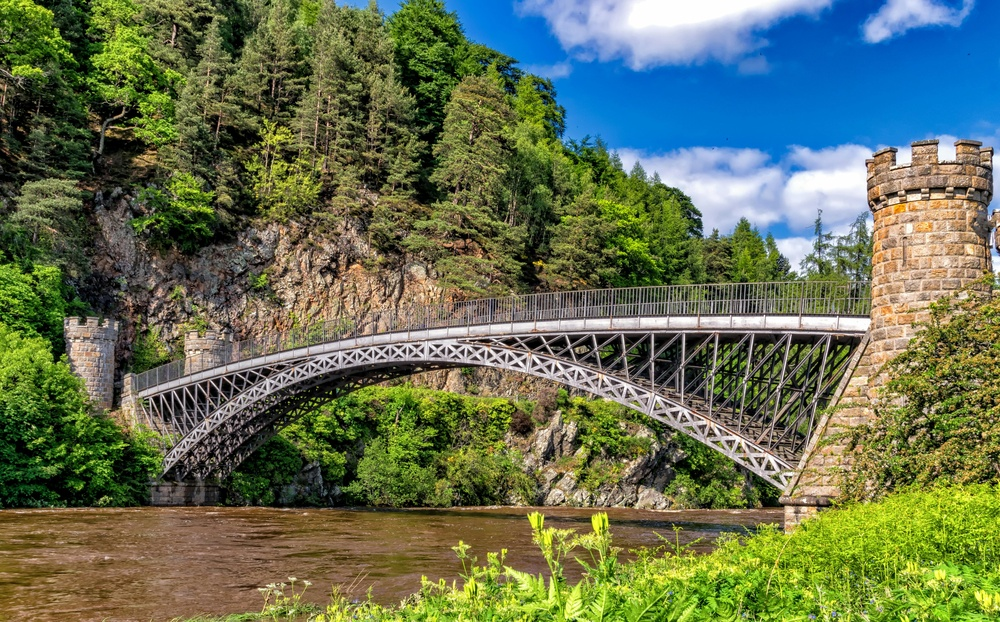
#> input picture Jurnal Internasional/jembatan.jpg, 1000 x 622 px, shrunk from 5531 x 3443 before the run, found by its file name
$ jupyter execute Automatic_buildings_detection_using_Sobel,_Roberts,_Canny_and_Prewwitt_detector.ipynb   (older library calls are emulated)
#> lines starting #> are read from the running program, lines starting #| are printed output that depends on the picture
<a href="https://colab.research.google.com/github/nizarihsan/PCD/blob/main/Automatic_buildings_detection_using_Sobel%2C_Roberts%2C_Canny_and_Prewwitt_detector.ipynb" target="_parent"></a>

[cell 1]
import cv2
import numpy as np
import matplotlib.pyplot as plt

def apply_sobel(image):
    sobelx = cv2.Sobel(image, cv2.CV_64F, 1, 0, ksize=3)
    sobely = cv2.Sobel(image, cv2.CV_64F, 0, 1, ksize=3)
    sobel = cv2.magnitude(sobelx, sobely)
    return np.uint8(np.clip(sobel, 0, 255))

def apply_prewitt(image):
    kernelx = np.array([[1, 0, -1], [1, 0, -1], [1, 0, -1]], dtype=np.float32) # Changed kernel data type to float32
    kernely = np.array([[1, 1, 1], [0, 0, 0], [-1, -1, -1]], dtype=np.float32) # Changed kernel data type to float32
    prewittx = cv2.filter2D(image, cv2.CV_32F, kernelx) # Changed ddepth to cv2.CV_32F
    prewitty = cv2.filter2D(image, cv2.CV_32F, kernely) # Changed ddepth to cv2.CV_32F
    prewitt = cv2.magnitude(prewittx, prewitty)
    return np.uint8(np.clip(prewitt, 0, 255))

def apply_roberts(image):
    kernelx = np.array([[1, 0], [0, -1]], dtype=np.float32) # Define kernelx with float32 type
    kernely = np.array([[0, 1], [-1, 0]], dtype=np.float32) # Define kernely with float32 type
    robertsx = cv2.filter2D(image, cv2.CV_32F, kernelx) # Use CV_32F for ddepth
    robertsy = cv2.filter2D(image, cv2.CV_32F, kernely) # Use CV_32F for ddepth
    roberts = cv2.magnitude(robertsx, robertsy)
    return np.uint8(np.clip(roberts, 0, 255))

def apply_canny(image):
    return cv2.Canny(image, 100, 200)

def main():
    # Load the image
    image_path = "jembatan.jpg"  # Replace with your image path
    image = cv2.imread(image_path, cv2.IMREAD_GRAYSCALE)
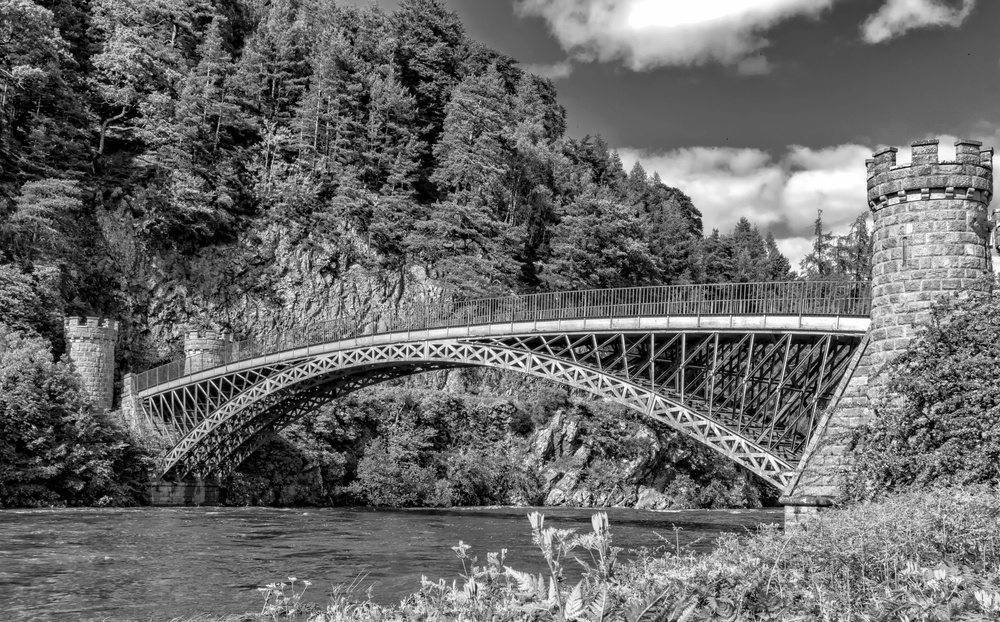
#> image: shape (622, 1000); min 0, max 255, mean 105.8

    if image is None:
        print("Error: Image not found!")
        return

    # Apply edge detection methods
    sobel_edges = apply_sobel(image)
#> in apply_sobel, `sobely = cv2.Sobel(image, cv2.CV_64F, 0, 1, ksize=3)`:
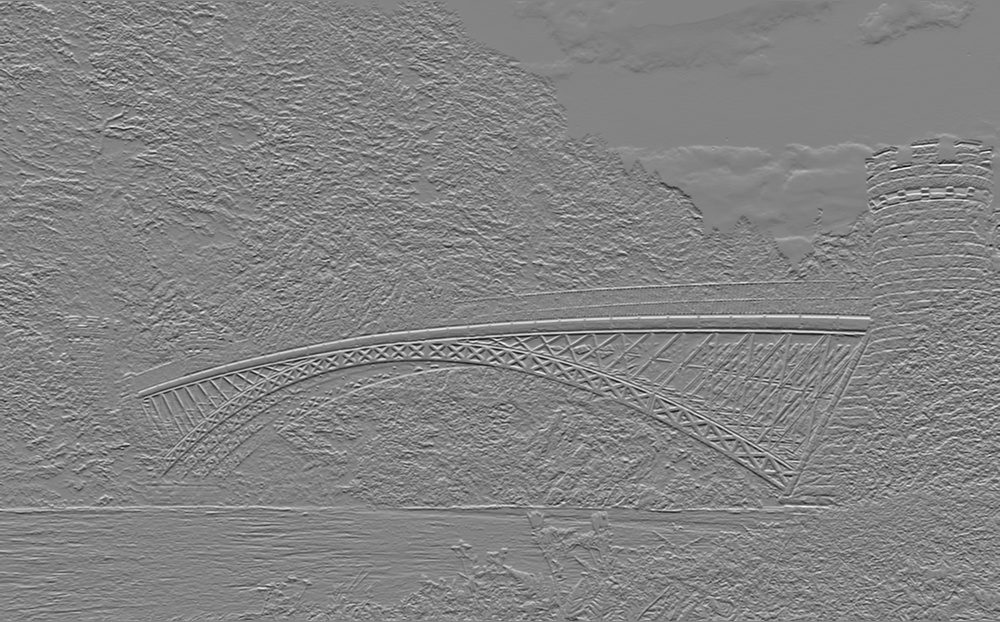
#> sobely: shape (622, 1000) float64; min -888, max 833, mean 0; drawn with min black and max white
#> in apply_sobel, `return np.uint8(np.clip(sobel, 0, 255))`:
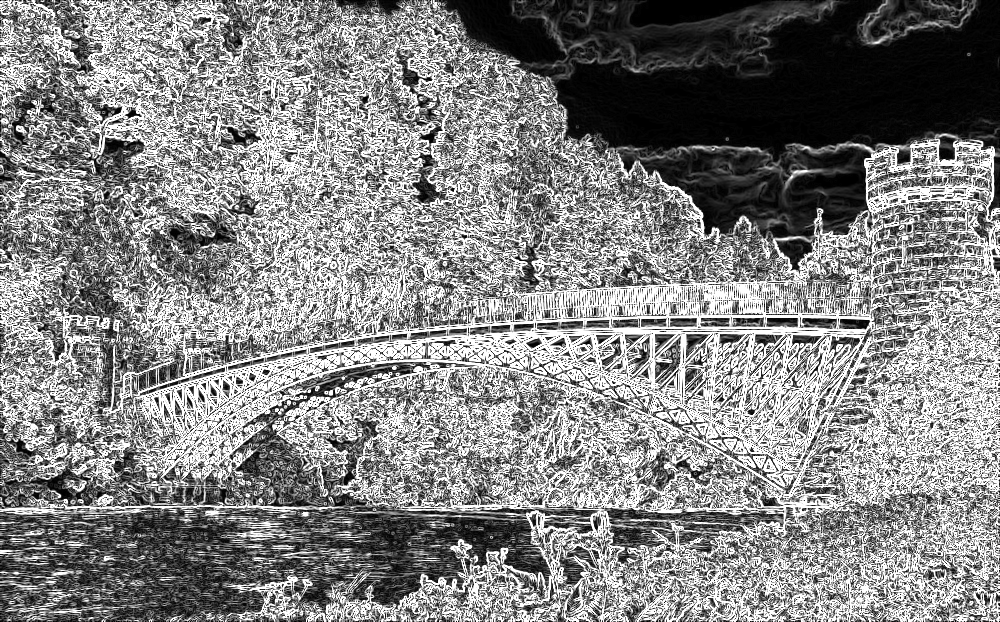
#> returned value: shape (622, 1000); min 0, max 255, mean 131.8
    prewitt_edges = apply_prewitt(image)
#> in apply_prewitt, `return np.uint8(np.clip(prewitt, 0, 255))`:
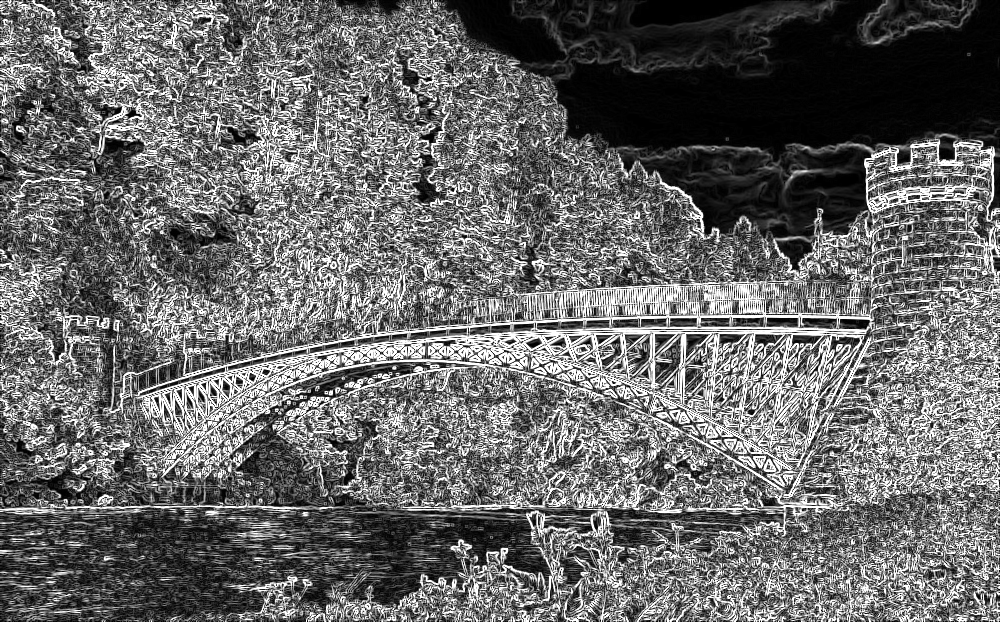
#> returned value: shape (622, 1000); min 0, max 255, mean 104.6
    roberts_edges = apply_roberts(image)
#> in apply_roberts, `robertsy = cv2.filter2D(image, cv2.CV_32F, kernely)`:
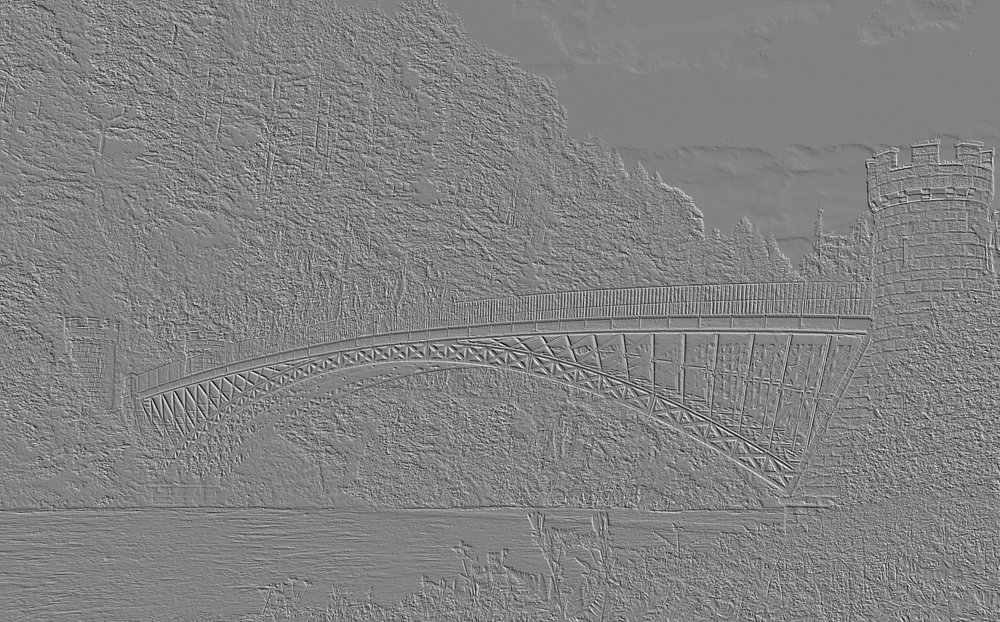
#> robertsy: shape (622, 1000) float32; min -214, max 205, mean 0.1; drawn with min black and max white
#> in apply_roberts, `roberts = cv2.magnitude(robertsx, robertsy)`:
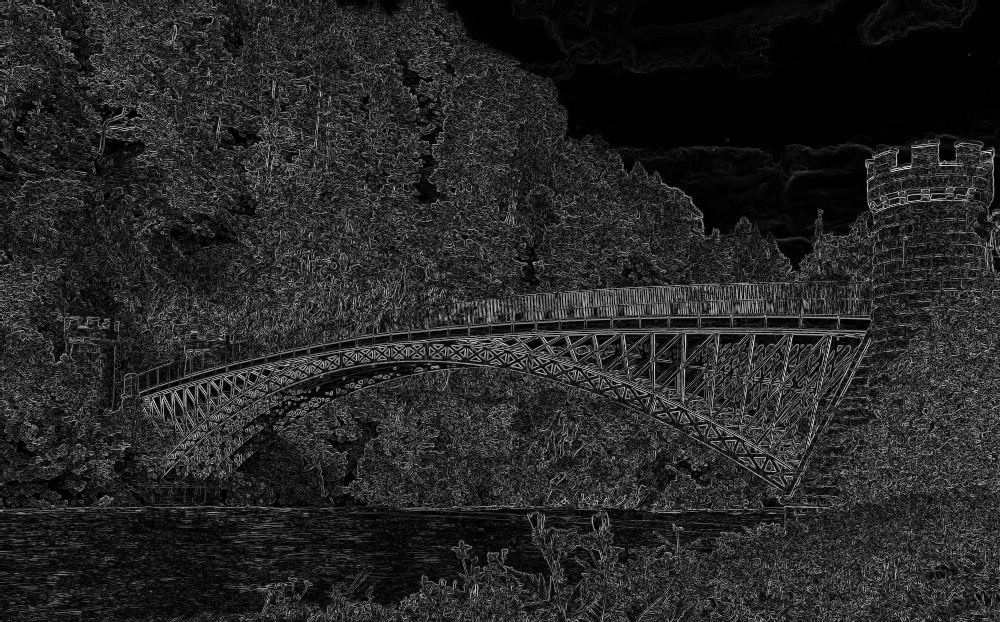
#> roberts: shape (622, 1000) float32; min 0, max 265, mean 39.9; drawn with min black and max white
    canny_edges = apply_canny(image)
#> in apply_canny, `return cv2.Canny(image, 100, 200)`:
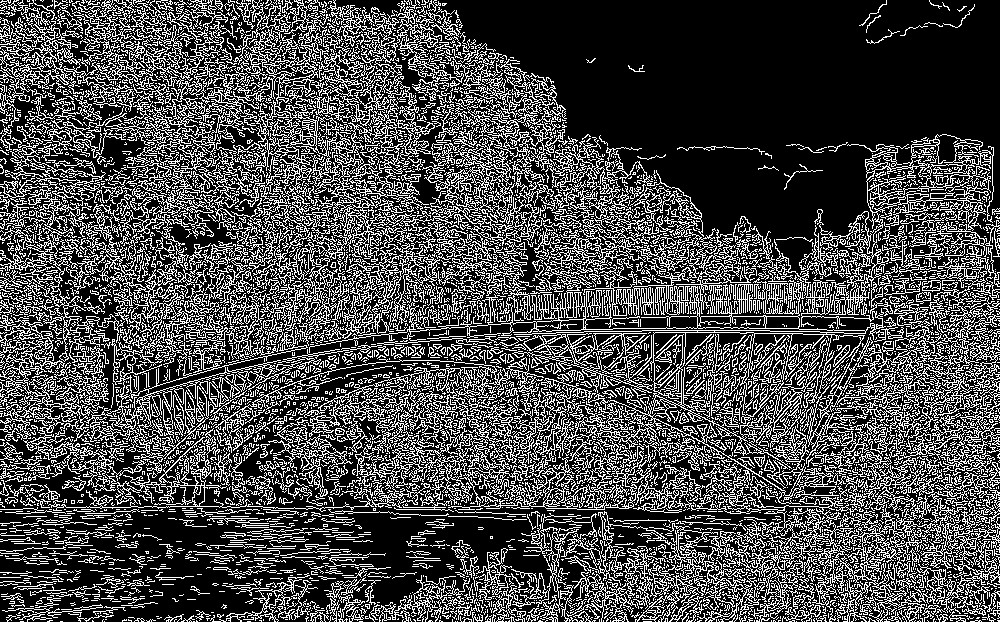
#> returned value: shape (622, 1000); 28.9% white in thin lines or dots

    # Plot the results
    plt.figure(figsize=(10, 8))

    plt.subplot(2, 3, 1)
    plt.title("Original Image")
    plt.imshow(image, cmap='gray')
    plt.axis("off")

    plt.subplot(2, 3, 2)
    plt.title("Sobel")
    plt.imshow(sobel_edges, cmap='gray')
    plt.axis("off")

    plt.subplot(2, 3, 3)
    plt.title("Prewitt")
    plt.imshow(prewitt_edges, cmap='gray')
    plt.axis("off")

    plt.subplot(2, 3, 4)
    plt.title("Roberts")
    plt.imshow(roberts_edges, cmap='gray')
    plt.axis("off")

    plt.subplot(2, 3, 5)
    plt.title("Canny")
    plt.imshow(canny_edges, cmap='gray')
    plt.axis("off")

    plt.tight_layout()
    plt.show()

if __name__ == "__main__":
    main()
